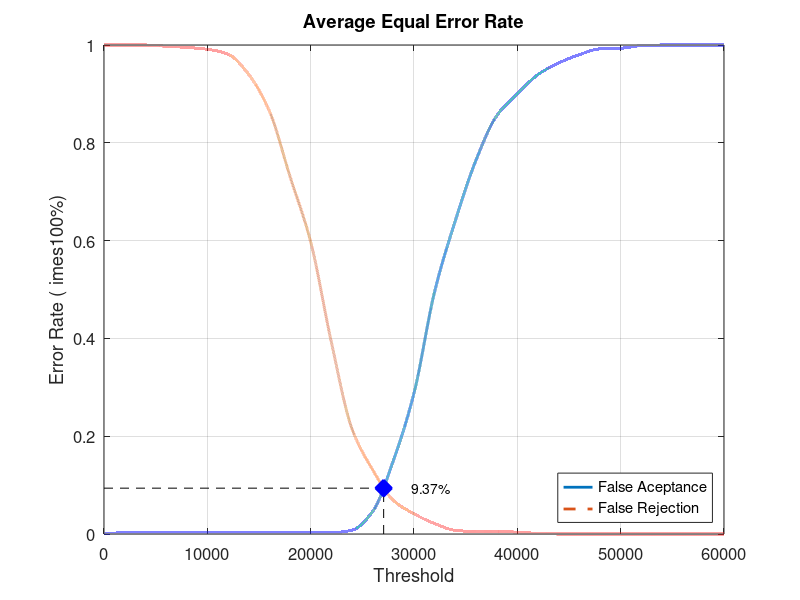
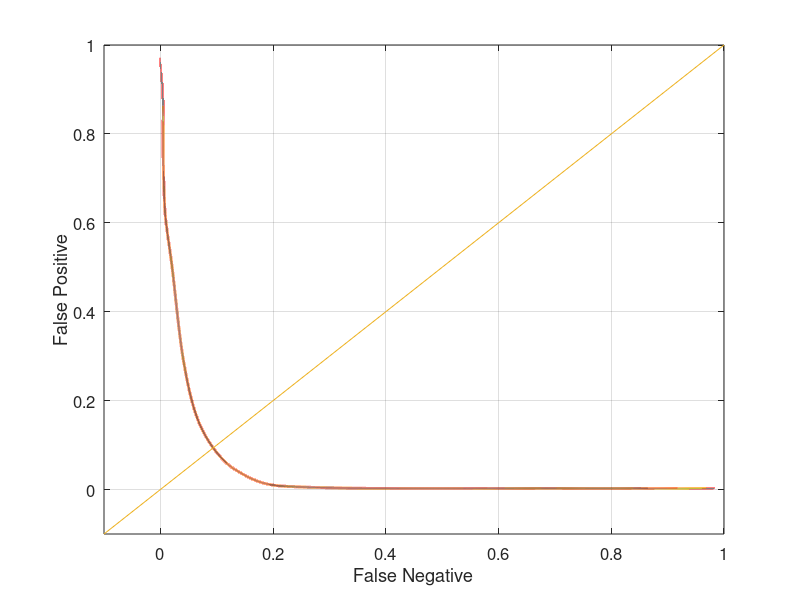

Here is the MATLAB script that generated these plots, in order:
close all;
clear;
clc;
x = 0:2000:60000;
xq = 0:0.5:60000;

y0 = [0 0.00263158 0.00263158 0.00263158 0.00263158 0.00263158 0.00263158 0.00263158 0.00263158 0.00263158 0.00263158 0.00263158 0.00789474 0.0460526 0.15 0.288158 0.496053 0.64079 0.764474 0.855263 0.9 0.939474 0.963158 0.980263 0.992105 0.993421 0.998684 1 1 1 1]
yy0 = interp1(x, y0, xq, 'pchip');
y1 = [1 1 1 0.9975 0.995 0.99125 0.98125 0.94 0.865 0.73125 0.5975 0.3925 0.215 0.13125 0.06875 0.04125 0.02125 0.0075 0.005 0.005 0.00375 0.00125 0 0 0 0 0 0 0 0 0]
yy1 = interp1(x, y1, xq, 'pchip');

% Calculating EER: 
y2 = abs(y0 - y1);
find(y2 == min(y2))
yy2 = abs(yy0 - yy1);
xEER = find(yy2 == min(yy2));
xEERIndex = xq(xEER) % X-axis EER
yEER = yy0(xEER) % Y-axis EER

main = figure
plot(xq, yy0,'-','LineWidth', 2);	hold on
plot(xq, yy1,'--','LineWidth', 2);	hold on
plot([xEERIndex xEERIndex], [0 yEER], 'k--');	hold on
plot([0 xEERIndex], [yEER yEER], 'k--');	hold on
plot(xEERIndex, yEER, 'bx', 'LineWidth', 10);	hold on
text(xEERIndex + 10 * xEERIndex / 100, yEER, [num2str(round((10000 * yEER)) / 100) '%'])
legend('False Aceptance', 'False Rejection', 'Location', 'SouthEast')
xlabel('Threshold')
ylabel('Error Rate (	imes100%)')
title('Average Equal Error Rate')
set(gca, 'FontSize', 12)
axis([0 60000 0 1])
grid on

print(main, 'Experiment5AverageMain', '-dpng');
FNRxFPR = figure('Color', [1 1 1]);
plot(yy1, yy0, '-', yy1, yy0, 'LineWidth', 2);
hold on
y = -0.1:0.1:1
plot(y, y); 
set(gca, 'FontSize', 12)
xlabel('False Negative')
ylabel('False Positive')
axis([-0.1 1 -0.1 1])
set(gca, 'FontSize', 12)
grid on

print(FNRxFPR, 'Experiment5AverageFNRxFPR','-dpng');
